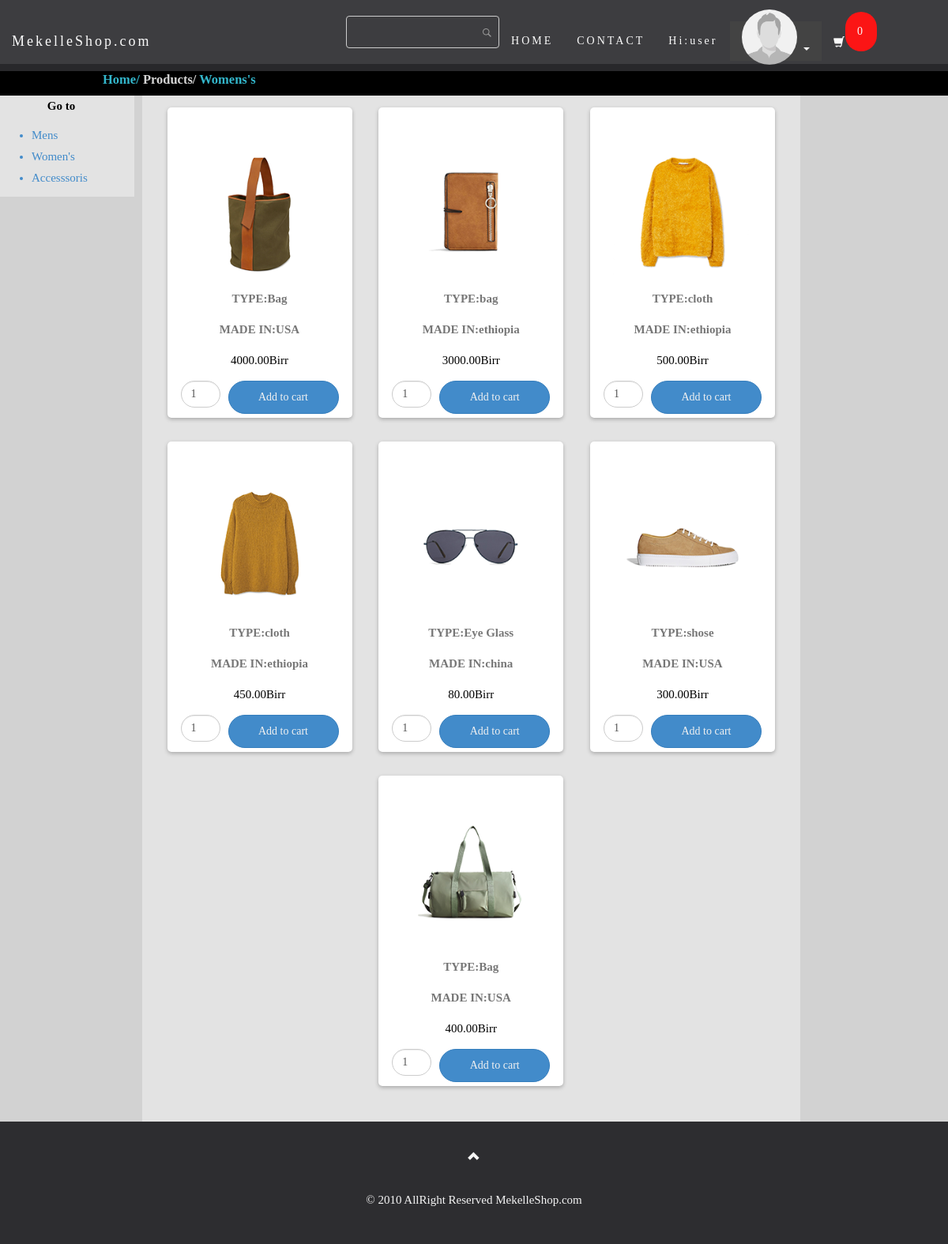
/women/women.php (signed in), run on the app's committed database.
### tables this page shows
CREATE TABLE `member` (
  `mem_id` int(11) NOT NULL,
  `firstname` varchar(50) NOT NULL,
  `lastname` varchar(50) NOT NULL,
  `username` varchar(30) NOT NULL,
  `email` varchar(25) NOT NULL,
  `password` varchar(12) NOT NULL,
  `profile` varchar(255) NOT NULL,
  `product` varchar(255) NOT NULL
);

CREATE TABLE `productgirl` (
  `id` int(11) NOT NULL,
  `name` varchar(255) NOT NULL,
  `code` varchar(255) NOT NULL,
  `image` varchar(255) NOT NULL,
  `price` double(10,2) NOT NULL,
  `madein` varchar(255) NOT NULL
);

### db/session.php (called while the page is built, shortened)
<?php
$id_session=$_SESSION['id'];
?>

### women/db/dbcontroller.php (called while the page is built, shortened)
<?php
class DBController {
	private $host = "localhost";
	private $user = "root";
	private $password = "";
	private $database = "mkshope";
	private $connection = "";
	function __construct() {
		$conn = $this->connectDB();
		$this->connection = $conn;
	}
	function connectDB() {
		$conn = mysqli_connect($this->host,$this->user,$this->password,$this->database);
		return $conn;
	}
	function runQuery($query) {
		$result = mysqli_query($this->connection,$query);
		while($row=mysqli_fetch_assoc($result)) {
			$resultset[] = $row;
		}
		if(!empty($resultset))
			return $resultset;
	}
}
?>

### women/women.php (the view, shortened to what this page needs)
<?php require ('../db/session.php'); ?>
<?php
$db_handle = new DBController();
?>
<!DOCTYPE html>
<html>
<head>
  <link rel="stylesheet" href="style.css">
  <link rel="stylesheet" href="../bootstrap/css/bootstrap.min.css">
 </head>
 <body>
 <?php
$session_items = 0;
?>
 <nav class="navbar navbar-default navbar-fixed-top">
  <div class="container-fluid">
    <div class="navbar-header">
      <a class="navbar-brand" id="font" href="../index2.php" >MekelleShop.com</a>
    </div>
    <div class="collapse navbar-collapse" id="myNavbar">
      <ul class="nav navbar-nav navbar-right" style="margin-right:80px;">
        <li>
        <form name="frmSearch" action="" method="post">
         <li style='text-align:right;margin:20px 0px;'><input type='text' name='search[keyword]' value="" id='keyword' maxlength='25'></li>
       </form>
     </li>
        <li class="font"><a href="../index2.php">HOME</a></li>
        <li class="font"><a href="#contact">CONTACT</a></li>
        <?php require ('../db/config.php'); ?>
<?php if (!isset($no_visible_elements) || !$no_visible_elements) { ?>
  <?php
              $result= mysqli_query($conn,"select *  from member where mem_id='$id_session'") or die (mysqli_error());
              while ($row= mysqli_fetch_array ($result) ){
              ?>
      <li><a href="" style="color: #ffffff;">Hi:<?php echo $row ['username']; ?></a></li>
      <li class="dropdown">
          <a class="dropdown-toggle" data-toggle="dropdown" href="#" style="background-color:#333;height: 50px;"><img src="../profile/<?php echo $row ['profile'];?>" style="width:70px;height: 70px;margin-top: 0px;border-radius: 360px;margin-top: -30px;">
          <span class="caret" style="color: #ffffff;"></span></a>
        </li>
        <li class="font"><a href=""class="glyphicon glyphicon-shopping-cart"></a></li>
        <li class="font"><a href="shopping_cart.php" style="background:red;border-radius:360px;margin-top:15px;margin-right:10px;"><?php echo $session_items; ?></a></li>
      </ul>
    </div>
  </div>
</nav>
<br><br><br>
  <div class="txt-heading" style="text-align:left;color:#d5d5d5;"><a href="../index2.php" style="text-decoration:none;color:#33B6CB;margin-left:120px;">Home/</a> Products/ <a href="women.php" style="color:#33B6CB;text-decoration: none;">Womens's</a></div>
 <div class="container-fluid" style="width:90%;">
  <div class="row">
    <div class="col-sm-2" style="background-color:#e3e3e3;color:#428bca;">
              <p style="color:#000;font-weight:bolder;text-align: center;">Go to</p>
              <ul>
                <li class=""><a href="../men/mens.php">Mens</a></li>
                <li><a href="women.php">Women's</a></li>
                <li><a href="../accessesoris/accessesoris.php">Accesssoris</a></li>
              </ul>
            <?php }?>
          <?php }?>
    </div>
    <div class="col-sm-9" style="background-color:#e3e3e3;margin-left: 10px;">
      <div id="product-grid">
  <?php
  $product_array = $db_handle->runQuery("SELECT * FROM productgirl ORDER BY id ASC");
  if (!empty($product_array)) {
    foreach($product_array as $key=>$value){
  ?>
    <div class="product-item" style="background:#fff;">
      <form method="post" action="women.php?action=add&code=<?php echo $product_array[$key]["code"]; ?>">
      <div class="product-image"><img style="max-height: 250px;max-width: 250px;" src="girlsproduct/<?php echo $product_array[$key]["image"]; ?>"></div>
      <div><strong>TYPE:<?php echo $product_array[$key]["name"]; ?></strong></div>
      <div><strong>MADE IN:<?php echo $product_array[$key]["madein"]; ?></strong></div>
      <div class="product-price"><?php echo $product_array[$key]["price"]. "Birr"; ?></div>
      <div><input class="form-control" style="float:left;max-width:25%;border-radius:360px;" type="text" name="quantity" value="1" size="2" /><input type="submit" value="Add to cart" class="btn btn-primary" style="float:right;width:70%;border-radius:360px;" /></div>
      </form>
    </div>
  <?php
      }
  }
  ?>
    </div>
  </div>
</div>
</div>
  <footer class="text-center">
  <a class="up-arrow" href="#myPage" data-toggle="tooltip" title="TO TOP">
    <span class="glyphicon glyphicon-chevron-up"></span>
  </a><br><br>
  <p>© 2010 AllRight Reserved MekelleShop.com</p>
</footer>
 </body>
 </html>

### women/style.css (style rules this page uses)
body { font-family:comic sans Ms,serif; font: 400 15px/1.8 comic sans Ms,serif; color: #777; font-weight:600px; background-color:#d2d2d2; }
.navbar { font-family:comic sans Ms,serif; height: 90px; margin-bottom: 0; border: 0; font-size: 14px !important; letter-spacing: 3px; opacity: 0.9; }
#font { color: #ffffff !important; }
.font a { color: #ffffff !important; }
.navbar li a, .navbar .navbar-brand { margin-top: 27px; }
.txt-heading { padding: 5px 10px;font-size:1.1em;font-weight:bold;color:#999; }
#product-grid { margin-bottom:30px; max-width:100%;text-align:center; }
.txt-heading { background-color: #000; color:#FFF; }
.product-item { box-shadow: 0px 2px 5px rgba(0, 0, 0, 0.25); border-radius: 5px; margin: 15px; padding: 5px; display: inline-block; position:relative; }
.product-item div { text-align:center; margin:12px; }
.product-price { color:#000; }
.product-image { height:200px;width:200px;background-color:#FFF; }
.product-image img { object-fit: contain !important; height: 100% !important; width: 100% !important; }

### women/women.php (style rules this page uses)
body { font-family:comic sans Ms,serif; font: 400 15px/1.8 comic sans Ms,serif; color: #777; font-weight:600px; background-color:#d2d2d2; }
.btn { padding: 10px 20px; color: #f1f1f1; border-radius: 0; transition: .2s; }
.navbar { font-family:comic sans Ms,serif; height: 90px; margin-bottom: 0; background-color: #2d2d30; border: 0; font-size: 14px !important; letter-spacing: 3px; opacity: 0.9; }
#font { color: #ffffff !important; }
.font a { color: #ffffff !important; }
.navbar li a, .navbar .navbar-brand { margin-top: 27px; }
footer { background-color: #2d2d30; color: #f5f5f5; padding: 32px; }
footer a { color: #f5f5f5; }
.form-control { border-radius: 0; }
#keyword { border: #CCC 1px solid; border-radius: 4px; padding: 7px;background:url("demo-search-icon.png") no-repeat center right 7px; }

### data on the page
member: username "user", profile (placeholder picture)
productgirl: image (picture), name "Bag", madein "USA", price "4000.00"
productgirl: image (picture), name "bag", madein "ethiopia", price "3000.00"
productgirl: image (picture), name "cloth", madein "ethiopia", price "500.00"
productgirl: image (picture), name "cloth", madein "ethiopia", price "450.00"
productgirl: image (picture), name "Eye Glass", madein "china", price "80.00"
productgirl: image (picture), name "shose", madein "USA", price "300.00"
productgirl: image (picture), name "Bag", madein "USA", price "400.00"
